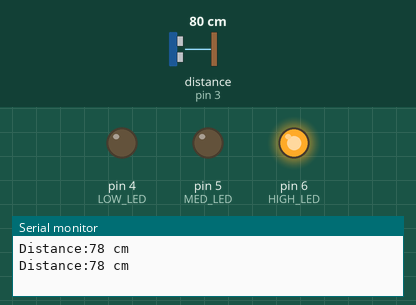
Simulated run of this sketch. Board: Arduino Uno, built with avr-gcc and run on an emulated ATmega328P. On the bench: output pins drawn as LEDs (lit = HIGH), the last lines printed to the serial monitor. Wiring (inferred from the names in the program): ultrasonic range finder: trigger pin 2; echo pin 3. Inputs (shaded band) come from the test bench; at power-on: distance to the obstacle (sensor on pin 3) 80 cm. The echo pulse lasts 58.3 µs per cm; pins used as bus, display or sensor lines are not drawn.

Above: at 1.8 s.
1.9 s: distance to the obstacle (sensor on pin 3) set to 55 cm
3.4 s: distance to the obstacle (sensor on pin 3) set to 45 cm
At 5.2 s:
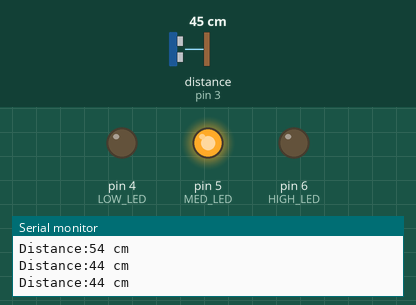
5.5 s: distance to the obstacle (sensor on pin 3) set to 22 cm
7.2 s: distance to the obstacle (sensor on pin 3) set to 18 cm
At 8.7 s:
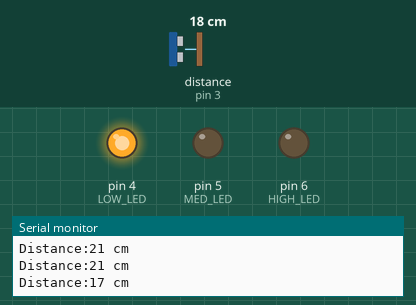
9.5 s: distance to the obstacle (sensor on pin 3) set to 35 cm
At 10.4 s:
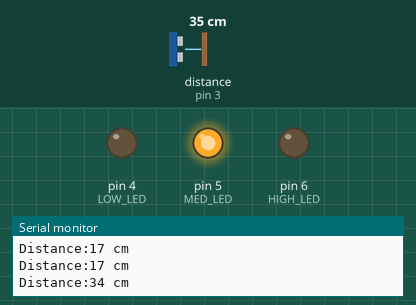
11.5 s: distance to the obstacle (sensor on pin 3) set to 2 cm
At 13.2 s:
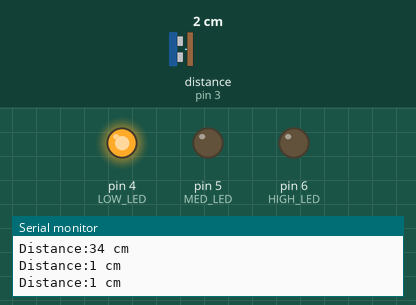
Timing chart, 0 to 14.5 s (numbered marks = the images above; inputs shaded):
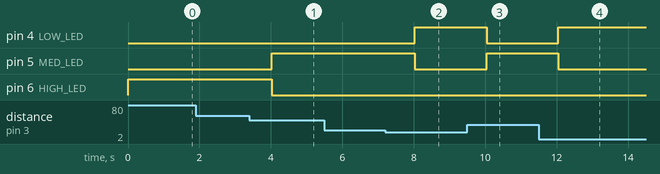

The sketch:

ultrasonic_sensor.ino
```cpp
#define TRIG_PIN 2
#define ECHO_PIN 3
#define LOW_LED 4
#define MED_LED 5
#define HIGH_LED 6


void setup() {
  // Initialize serial communication
  Serial.begin(9600);

  // Define pin modes
  pinMode(TRIG_PIN,OUTPUT);
  pinMode(ECHO_PIN,INPUT);
  pinMode(LOW_LED,OUTPUT);
  pinMode(MED_LED,OUTPUT);
  pinMode(HIGH_LED,OUTPUT);

}

void loop() {
  long duration ,distance;

  digitalWrite(TRIG_PIN,LOW);
  delayMicroseconds(2);


  digitalWrite(TRIG_PIN, HIGH);
  delayMicroseconds(10);
  digitalWrite(TRIG_PIN, LOW);

  // Read the echo pin, and calculate distance
  duration = pulseIn(ECHO_PIN, HIGH);
  distance = duration * 0.034 / 2;

  // Print distance to Serial Monitor
  Serial.print("Distance:");
  Serial.print(distance);
  Serial.println(" cm");

  digitalWrite(LOW_LED,LOW);
  digitalWrite(MED_LED,LOW);
  digitalWrite(HIGH_LED,LOW);

  if(distance<20){
    digitalWrite(LOW_LED,HIGH);

  }

  else if(distance>=20&& distance<50){
     digitalWrite(MED_LED,HIGH);


  }

  else{
     digitalWrite(HIGH_LED,HIGH);

  }

  // Wait before taking the next reading
  delay(1000);
}
```

Measured:
- the behaviour switches between 51 and 50 cm on distance to the obstacle (sensor on pin 3) (found by bisection; images 0 and 1)
- the behaviour switches between 21 and 20 cm on distance to the obstacle (sensor on pin 3) (found by bisection; images 1 and 2)
- after the input at 3.4 s, pin 5 (MED_LED): LOW → HIGH after 0.62 s; pin 6 (HIGH_LED): HIGH → LOW after 0.62 s
- after the input at 7.2 s, pin 4 (LOW_LED): LOW → HIGH after 0.83 s; pin 5 (MED_LED): HIGH → LOW after 0.83 s
- after the input at 9.5 s, pin 4 (LOW_LED): HIGH → LOW after 0.54 s; pin 5 (MED_LED): LOW → HIGH after 0.54 s
- after the input at 11.5 s, pin 4 (LOW_LED): LOW → HIGH after 0.54 s; pin 5 (MED_LED): HIGH → LOW after 0.54 s
